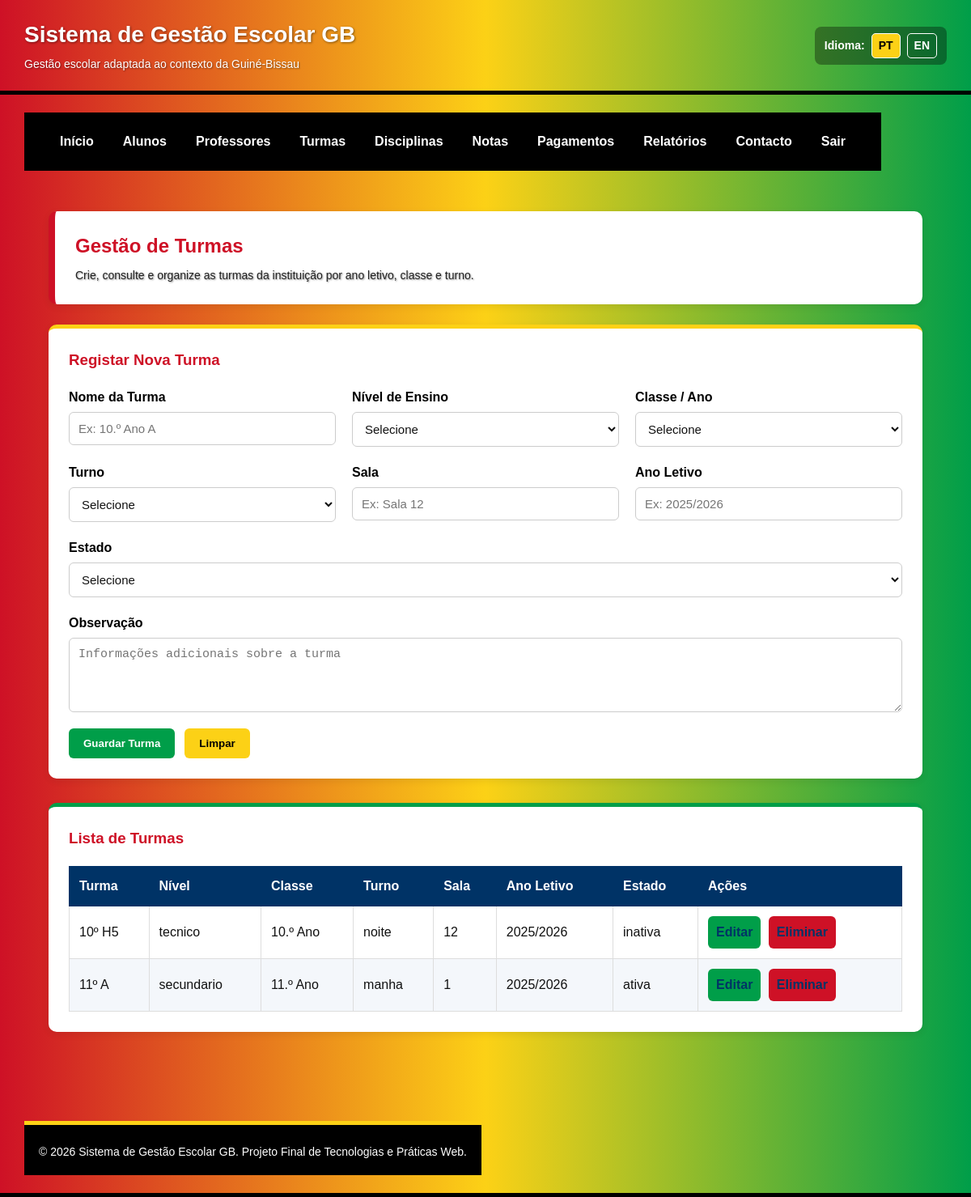
Before: /turmas.php with the older database file.
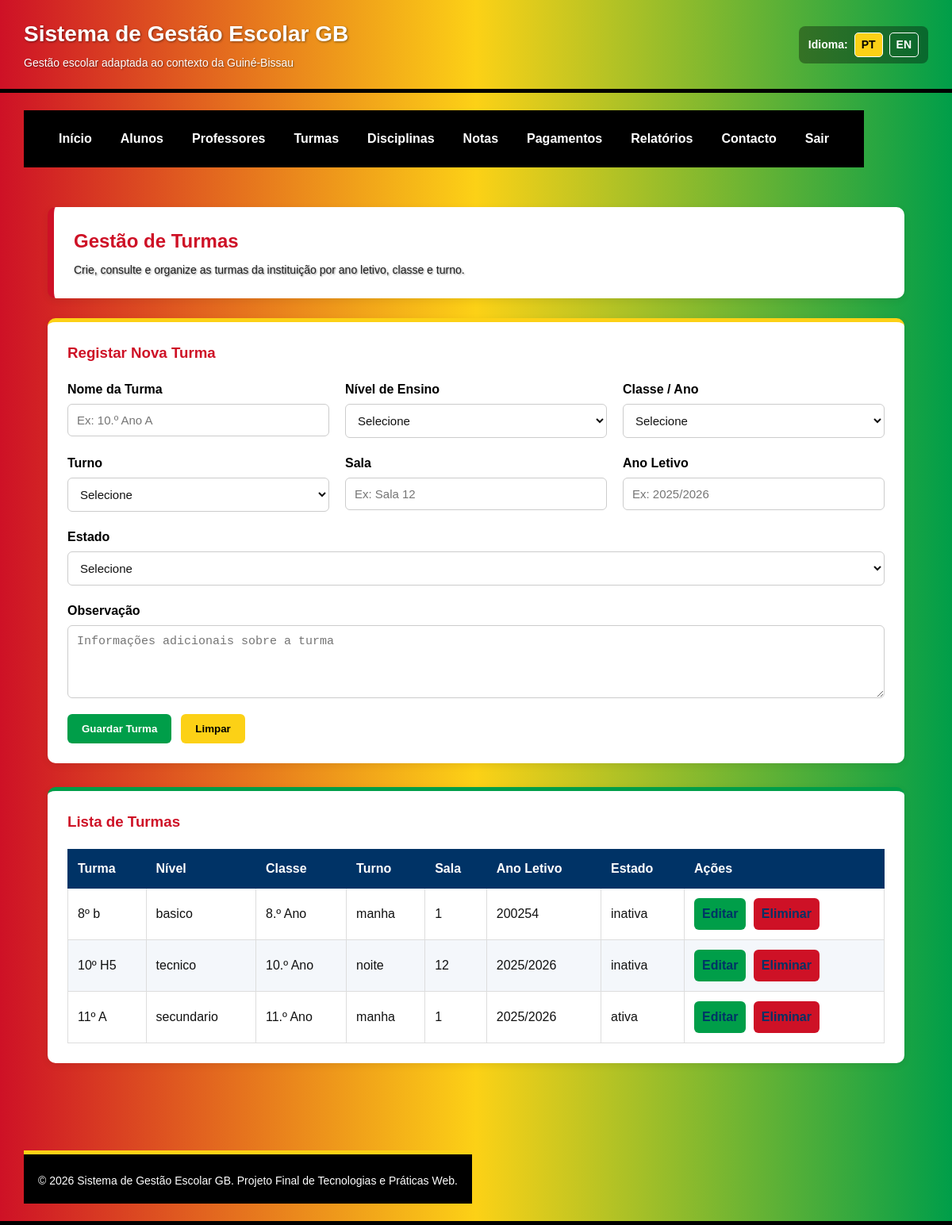
After: the same page with the newer database file.
### tables this page shows
CREATE TABLE IF NOT EXISTS `turmas` (
  `id_turma` int NOT NULL AUTO_INCREMENT,
  `nome` varchar(50) NOT NULL,
  `nivel_ensino` enum('basico','secundario','tecnico') NOT NULL,
  `classe` varchar(30) NOT NULL,
  `turno` enum('manha','tarde','noite') NOT NULL,
  `sala` varchar(30) DEFAULT NULL,
  `ano_letivo` varchar(20) NOT NULL,
  `estado` enum('ativa','inativa') DEFAULT 'ativa',
  `observacao` text,
  `criado_em` datetime DEFAULT CURRENT_TIMESTAMP,
  PRIMARY KEY (`id_turma`)
);

### includes/idioma.php (called while the page is built, shortened)
<?php
$idioma_atual = isset($_SESSION["lang"]) ? $_SESSION["lang"] : "pt";
function t($chave) {
    global $traducoes, $idioma_atual;
    if (isset($traducoes[$idioma_atual][$chave])) {
        return $traducoes[$idioma_atual][$chave];
    }
    return $chave;
}
function link_idioma($codigo_idioma) {
    $parametros = $_GET;
    $parametros["lang"] = $codigo_idioma;
    return htmlspecialchars($_SERVER["PHP_SELF"] . "?" . http_build_query($parametros));
}
?>

### turmas.php (the view, shortened to what this page needs)
<?php
require_once 'config/conexao.php';
$resultado = mysqli_query($conn, "SELECT * FROM turmas ORDER BY id_turma DESC");
?>
<?php include 'includes/header.php'; ?>
<?php include 'includes/menu.php'; ?>
<main class="conteudo">
    <section class="cabecalho-pagina">
        <h2>Gestão de Turmas</h2>
        <p>Crie, consulte e organize as turmas da instituição por ano letivo, classe e turno.</p>
    </section>
    <section class="formulario-container">
        <h3>Registar Nova Turma</h3>
        <form class="formulario" method="post" action="turmas.php">
            <div class="campo">
                <label for="nome_turma">Nome da Turma</label>
                <input type="text" id="nome_turma" name="nome_turma" placeholder="Ex: 10.º Ano A" required maxlength="50">
            </div>
            <div class="campo">
                <label for="nivel_ensino">Nível de Ensino</label>
                <select id="nivel_ensino" name="nivel_ensino" required>
                    <option value="">Selecione</option>
                </select>
            </div>
            <div class="campo">
                <label for="classe">Classe / Ano</label>
                <select id="classe" name="classe" required>
                    <option value="">Selecione</option>
                </select>
            </div>
            <div class="campo">
                <label for="turno">Turno</label>
                <select id="turno" name="turno" required>
                    <option value="">Selecione</option>
                </select>
            </div>
            <div class="campo">
                <label for="sala">Sala</label>
                <input type="text" id="sala" name="sala" placeholder="Ex: Sala 12" maxlength="30">
            </div>
            <div class="campo">
                <label for="ano_letivo">Ano Letivo</label>
                <input type="text" id="ano_letivo" name="ano_letivo" placeholder="Ex: 2025/2026" required maxlength="20">
            </div>
            <div class="campo">
                <label for="estado_turma">Estado</label>
                <select id="estado_turma" name="estado_turma" required>
                    <option value="">Selecione</option>
                </select>
            </div>
            <div class="campo campo-largo">
                <label for="observacao_turma">Observação</label>
                <textarea id="observacao_turma" name="observacao_turma" rows="4" placeholder="Informações adicionais sobre a turma"></textarea>
            </div>
            <div class="botoes-formulario">
                <button type="submit" class="botao">Guardar Turma</button>
                <button type="reset" class="botao-secundario">Limpar</button>
            </div>
        </form>
    </section>
    <section class="tabela-container">
        <h3>Lista de Turmas</h3>
        <table class="tabela">
            <thead>
                <tr>
                    <th>Turma</th>
                    <th>Nível</th>
                    <th>Classe</th>
                    <th>Turno</th>
                    <th>Sala</th>
                    <th>Ano Letivo</th>
                    <th>Estado</th>
                    <th>Ações</th>
                </tr>
            </thead>
            <tbody>
                <?php while ($turma = mysqli_fetch_assoc($resultado)) { ?>
                    <tr>
                        <td><?php echo htmlspecialchars($turma["nome"]); ?></td>
                        <td><?php echo htmlspecialchars($turma["nivel_ensino"]); ?></td>
                        <td><?php echo htmlspecialchars($turma["classe"]); ?></td>
                        <td><?php echo htmlspecialchars($turma["turno"]); ?></td>
                        <td><?php echo htmlspecialchars($turma["sala"]); ?></td>
                        <td><?php echo htmlspecialchars($turma["ano_letivo"]); ?></td>
                        <td><?php echo htmlspecialchars($turma["estado"]); ?></td>
                        <td>
                            <a class="acao editar" href="editar_turma.php?id=<?php echo $turma['id_turma']; ?>">
                                Editar
                            </a>
                            <a
                                class="acao eliminar"
                                href="turmas.php?acao=eliminar&id=<?php echo $turma['id_turma']; ?>"
                                onclick="return confirm('Tem a certeza que deseja eliminar esta turma?');">
                                Eliminar
                            </a>
                        </td>
                    </tr>
                <?php } ?>
            </tbody>
        </table>
    </section>
</main>
<?php include 'includes/footer.php'; ?>

### includes/header.php (shortened to what this page needs)
<?php include_once 'includes/idioma.php'; ?>
<!DOCTYPE html>
<html lang="<?php echo $idioma_atual; ?>">
<head>
    <link rel="stylesheet" href="/TP_Web/css/style.css?v=<?php echo time(); ?>">
</head>
<body>
<header class="topo no-print">
    <div>
        <h1><?php echo t("nome_sistema"); ?></h1>
        <p><?php echo t("subtitulo_sistema"); ?></p>
    </div>
    <div class="seletor-idioma">
        <span><?php echo t("idioma"); ?>:</span>
        <a href="<?php echo link_idioma('pt'); ?>" class="<?php if ($idioma_atual === 'pt') echo 'idioma-ativo'; ?>">
            PT
        </a>
        <a href="<?php echo link_idioma('en'); ?>" class="<?php if ($idioma_atual === 'en') echo 'idioma-ativo'; ?>">
            EN
        </a>
    </div>
</header>

### includes/menu.php
<header class="topo">
    <?php include_once 'includes/idioma.php'; ?>
<nav class="menu no-print">
    <a href="index.php"><?php echo t("menu_inicio"); ?></a>
    <a href="alunos.php"><?php echo t("menu_alunos"); ?></a>
    <a href="professores.php"><?php echo t("menu_professores"); ?></a>
    <a href="turmas.php"><?php echo t("menu_turmas"); ?></a>
    <a href="disciplinas.php"><?php echo t("menu_disciplinas"); ?></a>
    <a href="notas.php"><?php echo t("menu_notas"); ?></a>
    <a href="pagamentos.php"><?php echo t("menu_pagamentos"); ?></a>
    <a href="relatorios.php"><?php echo t("menu_relatorios"); ?></a>
    <a href="contacto.php"><?php echo t("menu_contacto"); ?></a>
    <a href="logout.php">Sair</a>
</nav>

### includes/footer.php (shortened to what this page needs)
<footer class="rodape">
    <p>&copy; 2026 Sistema de Gestão Escolar GB. Projeto Final de Tecnologias e Práticas Web.</p>
</footer>
</body>
</html>

Changed rows visible on the page:
added turmas: nome "8º b", nivel_ensino "basico", classe "8.º Ano", turno "manha", sala "1", ano_letivo "200254", estado "inativa"
